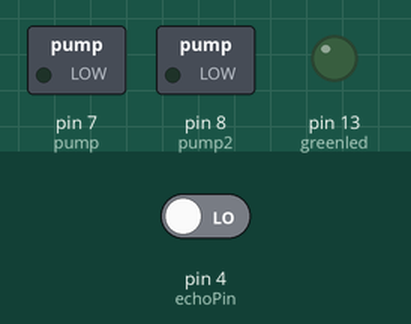
This sketch was run on a simulated Arduino Uno, built with avr-gcc and run on an emulated ATmega328P. Parts: switched loads named in the sketch (green lamp = pin HIGH), output pins drawn as LEDs (lit = HIGH). The test bench sets the inputs (shaded band); at power-on: pin 4 (echoPin) LOW. Pins used as bus, display or sensor lines are not drawn.

Above: at 0.5 s.
At 2.2 s:
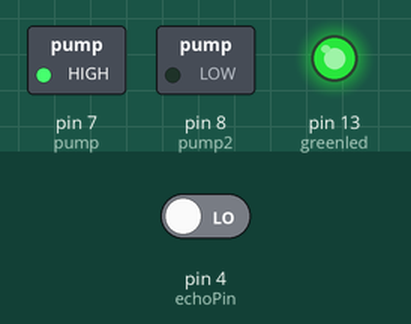
At 4.5 s:
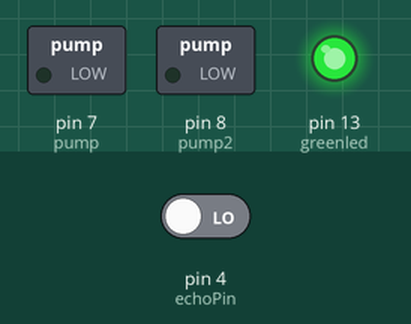
Timing chart, 0 to 7.2 s (numbered marks = the images above):
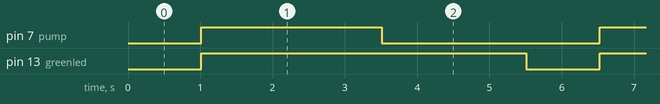

Measured:
- by itself, pin 7 (pump): alternates HIGH for 2.5 s and LOW for 3.0 s
- by itself, pin 13 (greenled): alternates HIGH for 4.5 s and LOW for 1.0 s
- by itself, everything shown: repeats every 5.5 s, in 3 steps

The sketch:

HandSanitizer.ino
```cpp
#define echoPin 4
#define trigPin 5
#define pump 7
#define pump2 8
#define greenled 13
int long duration;
int distance;
void setup() {
  Serial.begin(9600);
  pinMode(echoPin,INPUT);
  pinMode(trigPin,OUTPUT);
  pinMode(pump, OUTPUT);
  pinMode(pump2, OUTPUT);
  pinMode(greenled, OUTPUT);
}

void loop() {
  digitalWrite(greenled, LOW);

  digitalWrite(trigPin, LOW);
  delay(2);
  digitalWrite(trigPin, HIGH);
  delay(10);
  digitalWrite(trigPin, LOW);
  duration=pulseIn(echoPin, HIGH);
  distance=(duration*0.034/2);

  if(distance<=10)
  {
    digitalWrite(pump, HIGH);
    digitalWrite(pump2, LOW);
    digitalWrite(greenled, HIGH);
    delay(2500);
    digitalWrite(pump, LOW);
    delay(2000);
  }

}
```
